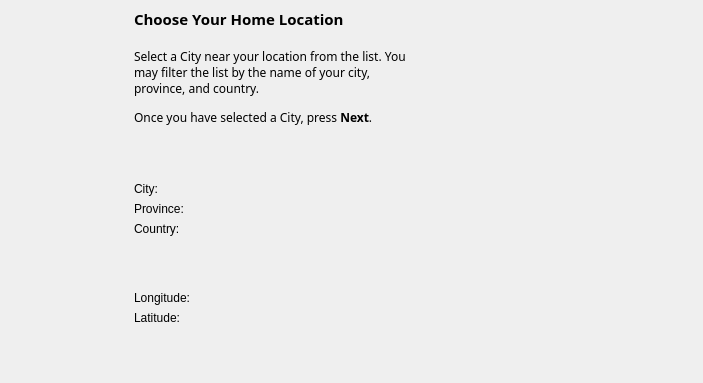
<ui version="4.0" >
 <author></author>
 <comment></comment>
 <exportmacro></exportmacro>
 <class>WizLocation</class>
 <widget class="QWidget" name="WizLocation" >
  <property name="geometry" >
   <rect>
    <x>0</x>
    <y>0</y>
    <width>703</width>
    <height>383</height>
   </rect>
  </property>
  <layout class="QHBoxLayout" >
   <property name="margin" >
    <number>8</number>
   </property>
   <property name="spacing" >
    <number>6</number>
   </property>
   <item>
    <widget class="QLabel" name="Banner" >
     <property name="sizePolicy" >
      <sizepolicy>
       <hsizetype>0</hsizetype>
       <vsizetype>0</vsizetype>
       <horstretch>0</horstretch>
       <verstretch>0</verstretch>
      </sizepolicy>
     </property>
     <property name="minimumSize" >
      <size>
       <width>120</width>
       <height>360</height>
      </size>
     </property>
     <property name="text" >
      <string/>
     </property>
    </widget>
   </item>
   <item>
    <layout class="QVBoxLayout" >
     <property name="margin" >
      <number>0</number>
     </property>
     <property name="spacing" >
      <number>6</number>
     </property>
     <item>
      <widget class="QLabel" name="GeoTitle" >
       <property name="font" >
        <font>
         <family>Sans Serif</family>
         <pointsize>11</pointsize>
         <weight>75</weight>
         <italic>false</italic>
         <bold>true</bold>
         <underline>false</underline>
         <strikeout>false</strikeout>
        </font>
       </property>
       <property name="text" >
        <string>Choose Your Home Location</string>
       </property>
      </widget>
     </item>
     <item>
      <spacer>
       <property name="orientation" >
        <enum>Qt::Vertical</enum>
       </property>
       <property name="sizeType" >
        <enum>QSizePolicy::Fixed</enum>
       </property>
       <property name="sizeHint" >
        <size>
         <width>20</width>
         <height>12</height>
        </size>
       </property>
      </spacer>
     </item>
     <item>
      <widget class="QLabel" name="WelcomeText" >
       <property name="text" >
        <string>&lt;html>&lt;head>&lt;meta name=&quot;qrichtext&quot; content=&quot;1&quot; />&lt;/head>&lt;body style=&quot; white-space: pre-wrap; font-family:Sans Serif; font-weight:400; font-style:normal; text-decoration:none;&quot;>&lt;p style=&quot; margin-top:12px; margin-bottom:12px; margin-left:0px; margin-right:0px; -qt-block-indent:0; text-indent:0px;&quot;>Select a City near your location from the list. You may filter the list by the name of your city, province, and country.&lt;/p>&lt;p style=&quot; margin-top:12px; margin-bottom:12px; margin-left:0px; margin-right:0px; -qt-block-indent:0; text-indent:0px;&quot;>Once you have selected a City, press &lt;span style=&quot; font-weight:600;&quot;>Next&lt;/span>.&lt;/p>&lt;/body>&lt;/html></string>
       </property>
       <property name="wordWrap" >
        <bool>true</bool>
       </property>
      </widget>
     </item>
     <item>
      <spacer>
       <property name="orientation" >
        <enum>Qt::Vertical</enum>
       </property>
       <property name="sizeHint" >
        <size>
         <width>20</width>
         <height>16</height>
        </size>
       </property>
      </spacer>
     </item>
     <item>
      <layout class="QGridLayout" >
       <property name="margin" >
        <number>0</number>
       </property>
       <property name="spacing" >
        <number>6</number>
       </property>
       <item row="2" column="0" >
        <widget class="QLabel" name="CountryLabel" >
         <property name="text" >
          <string>Country:</string>
         </property>
        </widget>
       </item>
       <item row="0" column="1" >
        <widget class="KLineEdit" name="CityFilter" >
         <property name="toolTip" >
          <string>Filter the list by city name</string>
         </property>
        </widget>
       </item>
       <item row="0" column="0" >
        <widget class="QLabel" name="CityLabel" >
         <property name="text" >
          <string>City:</string>
         </property>
        </widget>
       </item>
       <item row="1" column="0" >
        <widget class="QLabel" name="ProvinceLabel" >
         <property name="text" >
          <string>Province:</string>
         </property>
        </widget>
       </item>
       <item row="2" column="1" >
        <widget class="KLineEdit" name="CountryFilter" >
         <property name="toolTip" >
          <string>Filter the list by country name</string>
         </property>
        </widget>
       </item>
       <item row="1" column="1" >
        <widget class="KLineEdit" name="ProvinceFilter" >
         <property name="toolTip" >
          <string>Filter the list by province name</string>
         </property>
        </widget>
       </item>
      </layout>
     </item>
     <item>
      <spacer>
       <property name="orientation" >
        <enum>Qt::Vertical</enum>
       </property>
       <property name="sizeHint" >
        <size>
         <width>20</width>
         <height>16</height>
        </size>
       </property>
      </spacer>
     </item>
     <item>
      <layout class="QGridLayout" >
       <property name="margin" >
        <number>0</number>
       </property>
       <property name="spacing" >
        <number>6</number>
       </property>
       <item row="0" column="1" >
        <widget class="dmsBox" name="LongBox" />
       </item>
       <item row="1" column="0" >
        <widget class="QLabel" name="LatLabel" >
         <property name="text" >
          <string>Latitude:</string>
         </property>
        </widget>
       </item>
       <item row="0" column="0" >
        <widget class="QLabel" name="LongLabel" >
         <property name="text" >
          <string>Longitude:</string>
         </property>
        </widget>
       </item>
       <item row="1" column="1" >
        <widget class="dmsBox" name="LatBox" />
       </item>
      </layout>
     </item>
     <item>
      <spacer>
       <property name="orientation" >
        <enum>Qt::Vertical</enum>
       </property>
       <property name="sizeHint" >
        <size>
         <width>20</width>
         <height>16</height>
        </size>
       </property>
      </spacer>
     </item>
    </layout>
   </item>
   <item>
    <widget class="K3ListBox" name="CityListBox" >
     <property name="minimumSize" >
      <size>
       <width>180</width>
       <height>0</height>
      </size>
     </property>
     <property name="toolTip" >
      <string>The list of cities which match the present search filters.</string>
     </property>
     <property name="vScrollBarMode" >
      <enum>Q3ScrollView::AlwaysOn</enum>
     </property>
    </widget>
   </item>
  </layout>
 </widget>
 <pixmapfunction></pixmapfunction>
 <customwidgets>
  <customwidget>
   <class>dmsBox</class>
   <extends>KLineEdit</extends>
   <header>widgets/dmsbox.h</header>
   <container>0</container>
   <pixmap></pixmap>
  </customwidget>
  <customwidget>
   <class>KLineEdit</class>
   <extends></extends>
   <header>klineedit.h</header>
   <container>0</container>
   <pixmap></pixmap>
  </customwidget>
  <customwidget>
   <class>K3ListBox</class>
   <extends></extends>
   <header>k3listbox.h</header>
   <container>0</container>
   <pixmap></pixmap>
  </customwidget>
 </customwidgets>
 <resources/>
 <connections/>
</ui>
